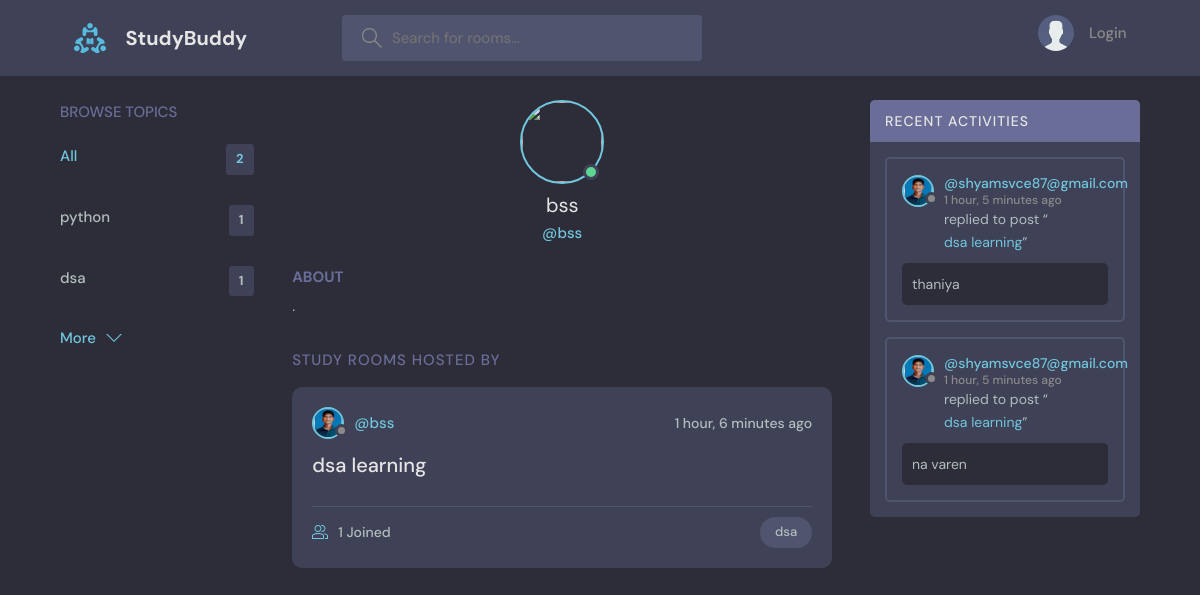
The app's page /profile/2/ with its own data.
### base/models.py (models this page shows, shortened)
class Topic(models.Model):
    name = models.CharField(max_length=200)

class User(AbstractUser):
    name = models.CharField(max_length=200, null=True)
    email = models.EmailField(unique=True, null=True)
    bio = models.TextField(null=True)
    avatar = models.ImageField(null=True, default="avatar.svg")
    USERNAME_FIELD = 'email'
    REQUIRED_FIELDS = []

class Room(models.Model):
    host = models.ForeignKey(User,on_delete=models.SET_NULL,null=True)
    topic = models.ForeignKey(Topic,on_delete=models.SET_NULL,null=True)
    name = models.CharField(max_length = 200)
    description = models.TextField(null=True,blank=True)
    participants = models.ManyToManyField(User,related_name='participants',blank=True)
    updated = models.DateTimeField(auto_now=True)
    created = models.DateTimeField(auto_now_add=True)
    class Meta:
        ordering = ['-updated','-created']
    def __str__(self):
        return self.name

class Message(models.Model):
    user = models.ForeignKey(User,on_delete=models.CASCADE)
    room = models.ForeignKey(Room,on_delete = models.CASCADE)
    body = models.TextField()
    updated = models.DateTimeField(auto_now=True)
    created = models.DateTimeField(auto_now_add=True)
    class Meta:
        ordering = ['-updated','-created']

### base/views.py (the view)
# urls.py: path('profile/<str:pk>/',views.user_profile,name="user-profile"),
def user_profile(request,pk):
    user = User.objects.get(id=pk)
    rooms = user.room_set.all()
    room_messages = user.message_set.all()
    topics = Topic.objects.all()
    context={'user':user,'rooms':rooms,
             'room_messages':room_messages,'topics':topics}
    return render(request,'base/profile.html',context)

### base/templates/base/profile.html (shortened to what this page needs)
  {% extends 'main.html' %}
  {% block content %}
  <main class="profile-page layout layout--3">
    <div class="container">
      {% include 'base/topics_component.html' %}
      <div class="roomList">
        <div class="profile">
          <div class="profile__avatar">
            <div class="avatar avatar--large active">
              <img src="{{request.user.avatar.url}}" />
            </div>
          </div>
          <div class="profile__info">
            <h3>{{user.username}}</h3>
            <p>@{{user.username}}</p>
          </div>
          <div class="profile__about">
            <h3>About</h3>
            <p>
              {{user.bio}}
            </p>
          </div>
        </div>
        <div class="roomList__header">
          <div>
            <h2>Study Rooms Hosted by {{request.user.username}}</a>
            </h2>
          </div>
        </div>
         {% include 'base/feed_component.html' %}
      </div>
      {% include 'base/activity_component.html' %}
    </div>
  </main>
  {% endblock content %}

### base/templates/base/topics_component.html
        <div class="topics">
          <div class="topics__header">
            <h2>Browse Topics</h2>
          </div>
          <ul class="topics__list">
            <li>
              <a href="{% url 'home' %}" class="active">All <span>{{topics.count}}</span></a>
            </li>
            {% for topic in topics %}
            <li>
              <a href="{% url 'home' %}?q={{topic.name|urlencode}}">{{topic.name}}<span>{{topic.room_set.all.count}}</span></a>
            </li>
            {% endfor %}
          </ul>
          <a class="btn btn--link" href="{% url 'topics' %}">
            More
            <svg version="1.1" xmlns="http://www.w3.org/2000/svg" width="32" height="32" viewBox="0 0 32 32">
              <title>chevron-down</title>
              <path d="M16 21l-13-13h-3l16 16 16-16h-3l-13 13z"></path>
            </svg>
          </a>
        </div>

### base/templates/base/feed_component.html (shortened to what this page needs)
{% for room in rooms %}
<div class="roomListRoom">
    <div class="roomListRoom__header">
        <a href="{% url 'user-profile' room.host.id %}" class="roomListRoom__author">
        <div class="avatar avatar--small">
            <img src="{{room.host.avatar.url}}" />
        </div>
        <span>@{{room.host.username}}</span>
        </a>
        <div class="roomListRoom__actions">
        <span>{{room.created|timesince}} ago</span>
        </div>
    </div>
    <div class="roomListRoom__content">
        <a href="{% url 'room' room.id %}">{{room.name}}</a>
    </div>
    <div class="roomListRoom__meta">
        <a href="{% url 'room' room.id %}" class="roomListRoom__joined">
        {{room.participants.all.count}} Joined
        </a>
        <p class="roomListRoom__topic">{{room.topic.name}}</p>
    </div>
</div>
{% endfor %}

### base/templates/base/activity_component.html (shortened to what this page needs)
        <div class="activities">
          <div class="activities__header">
            <h2>Recent Activities</h2>
          </div>
          {% for message in room_messages %}
          <div class="activities__box">
            <div class="activities__boxHeader roomListRoom__header">
              <a href="{% url 'user-profile' message.user.id %}" class="roomListRoom__author">
                <div class="avatar avatar--small">
                  <img src="{{message.user.avatar.url}}" />
                </div>
                <p>
                  @{{message.user}}
                  <span> {{message.created|timesince}} ago</span>
                </p>
              </a>
            </div>
            <div class="activities__boxContent">
              <p>replied to post “<a href="{% url 'room' message.room.id %}">{{message.room}}</a>”</p>
              <div class="activities__boxRoomContent">
                {{message.body}}
              </div>
            </div>
          </div>
        {% endfor %}
        </div>

### records on screen
Topic: name "python", room_set.all.count "1"
Topic: name "dsa", room_set.all.count "1"
User: username "bss", bio "."
Room: host.avatar (picture), host.username "bss", created "1 hour, 6 minutes", name "dsa learning", participants.all.count "1", topic.name "dsa"
Message: user.avatar (picture), user "shyamsvce87@gmail.com", created "1 hour, 5 minutes", room "dsa learning", body "thaniya"
Message: user.avatar (picture), user "shyamsvce87@gmail.com", created "1 hour, 5 minutes", room "dsa learning", body "na varen"

### other values on screen
{{ topics.count }} "2"
